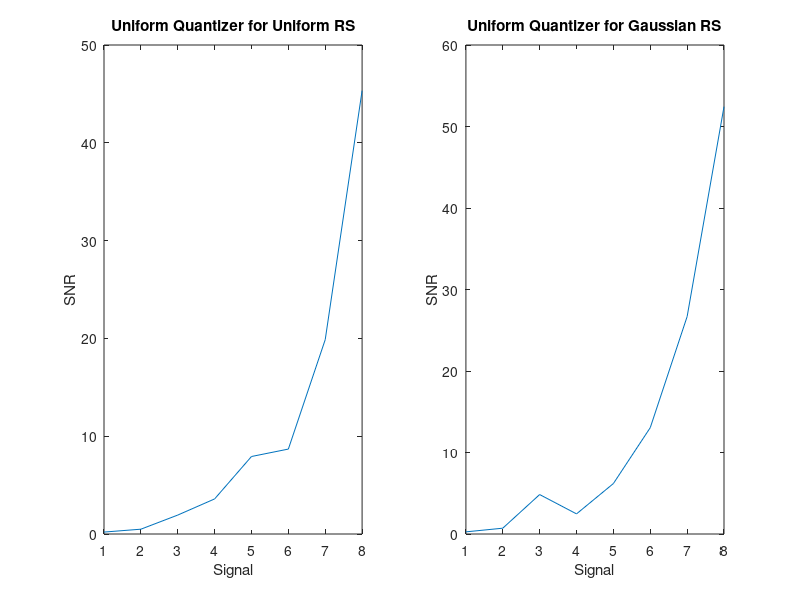

Write MATLAB code to recreate this figure.
% Non - Uniform Quantizer for Uniform and Gaussian random signal.

f=10;
N=1000;
% For Gaussian random signal 
 xg=-f + (2*f).*randn(1,N);
% For Uniform random signal
 xu=-f + (2*f).*rand(1,N);
% Adding Non Uniformitiy - U Law
u=250;
for i=1:N
    cmu(i)=log(1+(u*abs(xu(i)/f)))/log(1+u);
    cmg(i)=log(1+(u*abs(xg(i)/f)))/log(1+u);
    xu(i)=cmu(i);
    xg(i)=cmg(i);
end

% Computation
 for k=1:8
    L=2^k;
    del=20/L;
    sq=1:N;
    for j=1:N
        for i=1:L-1
            if ( ((-f+(i)*del)<=xu(j)) && ((-f+(i+1)*del)>=xu(j)))
                sq(j)=-f+(i*del)+(del/2);
            end;
            if (xu(j)==f)
                sq(j)=f-(del/2);
            end;
        end;
    end;
    qn=(1/N)*sum(abs(xu-sq));
    sp=(1/N)*sum(abs(xu));
    snru(k)=sp/qn;
end;
for k=1:8
    L=2^k;
    del=20/L;
    sq=1:N;
    for j=1:N
        for i=1:L-1
            if ( ((-f+(i)*del)<=xg(j)) && ((-f+(i+1)*del)>=xg(j)))
                sq(j)=-f+(i*del)+(del/2);
            end;
            if (xg(j)==f)
                sq(j)=f-(del/2);
            end;
        end;
    end;
    qn=(1/N)*sum(abs(xg-sq));
    sp=(1/N)*sum(abs(xg));
    snrg(k)=sp/qn;
end;

% Plotting
subplot(1,2,1);
plot(snru);
title('Uniform Quantizer for Uniform RS');
xlabel('Signal');
ylabel('SNR');
subplot(1,2,2);
plot(snrg);
title('Uniform Quantizer for Gaussian RS');
xlabel('Signal');
ylabel('SNR');